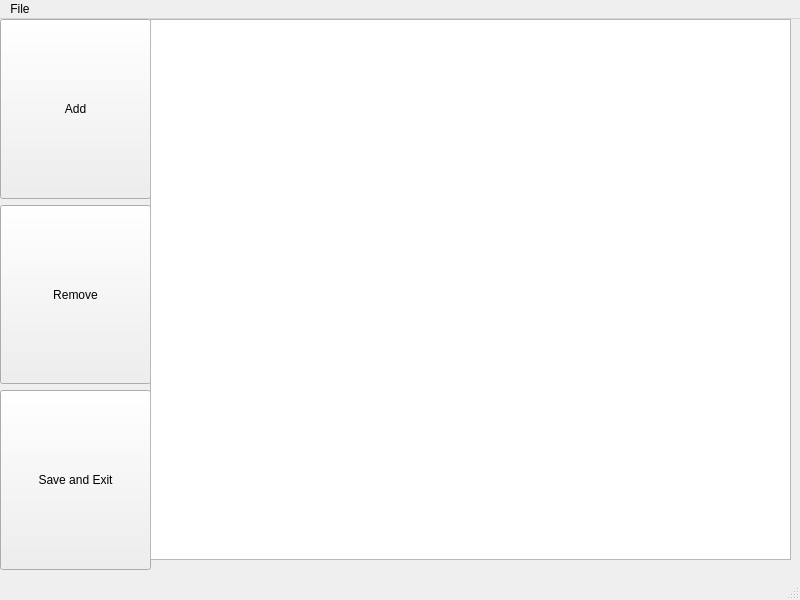
<?xml version="1.0" encoding="UTF-8"?>
<ui version="4.0">
 <class>MainWindow</class>
 <widget class="QMainWindow" name="MainWindow">
  <property name="geometry">
   <rect>
    <x>0</x>
    <y>0</y>
    <width>800</width>
    <height>600</height>
   </rect>
  </property>
  <property name="windowTitle">
   <string>MainWindow</string>
  </property>
  <widget class="QWidget" name="centralwidget">
   <widget class="QWidget" name="verticalLayoutWidget">
    <property name="geometry">
     <rect>
      <x>0</x>
      <y>0</y>
      <width>151</width>
      <height>551</height>
     </rect>
    </property>
    <layout class="QVBoxLayout" name="ButtonLayout">
     <item>
      <widget class="QPushButton" name="AddButton">
       <property name="sizePolicy">
        <sizepolicy hsizetype="Minimum" vsizetype="Expanding">
         <horstretch>0</horstretch>
         <verstretch>0</verstretch>
        </sizepolicy>
       </property>
       <property name="text">
        <string>Add</string>
       </property>
      </widget>
     </item>
     <item>
      <widget class="QPushButton" name="RemoveButton">
       <property name="sizePolicy">
        <sizepolicy hsizetype="Minimum" vsizetype="Expanding">
         <horstretch>0</horstretch>
         <verstretch>0</verstretch>
        </sizepolicy>
       </property>
       <property name="text">
        <string>Remove</string>
       </property>
      </widget>
     </item>
     <item>
      <widget class="QPushButton" name="ExitButton">
       <property name="sizePolicy">
        <sizepolicy hsizetype="Minimum" vsizetype="Expanding">
         <horstretch>0</horstretch>
         <verstretch>0</verstretch>
        </sizepolicy>
       </property>
       <property name="text">
        <string>Save and Exit</string>
       </property>
      </widget>
     </item>
    </layout>
   </widget>
   <widget class="QWidget" name="verticalLayoutWidget_2">
    <property name="geometry">
     <rect>
      <x>150</x>
      <y>0</y>
      <width>641</width>
      <height>541</height>
     </rect>
    </property>
    <layout class="QVBoxLayout" name="ListLayout">
     <item>
      <widget class="QTableView" name="tableView"/>
     </item>
    </layout>
   </widget>
  </widget>
  <widget class="QMenuBar" name="menubar">
   <property name="geometry">
    <rect>
     <x>0</x>
     <y>0</y>
     <width>800</width>
     <height>30</height>
    </rect>
   </property>
   <widget class="QMenu" name="menuFile">
    <property name="title">
     <string>File</string>
    </property>
    <addaction name="actionSave"/>
    <addaction name="actionOpen_File"/>
    <addaction name="actionSave_As"/>
   </widget>
   <addaction name="menuFile"/>
  </widget>
  <widget class="QStatusBar" name="statusbar"/>
  <action name="actionSave">
   <property name="text">
    <string>Save</string>
   </property>
  </action>
  <action name="actionOpen_File">
   <property name="text">
    <string>Open File</string>
   </property>
  </action>
  <action name="actionSave_As">
   <property name="text">
    <string>Save As</string>
   </property>
  </action>
 </widget>
 <resources/>
 <connections/>
</ui>
